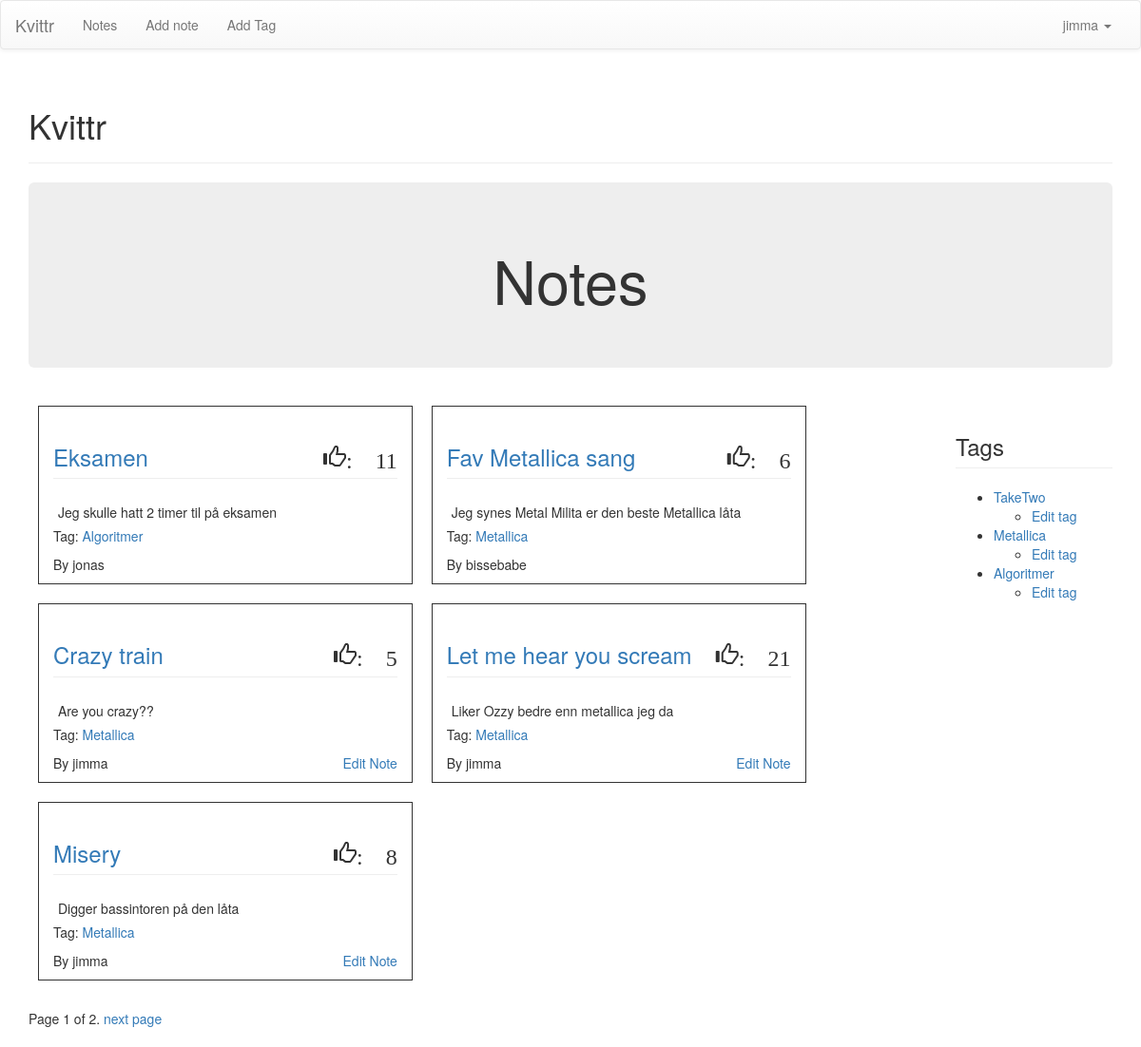
/notes/ (signed in), run on an earlier commit of the app's database.
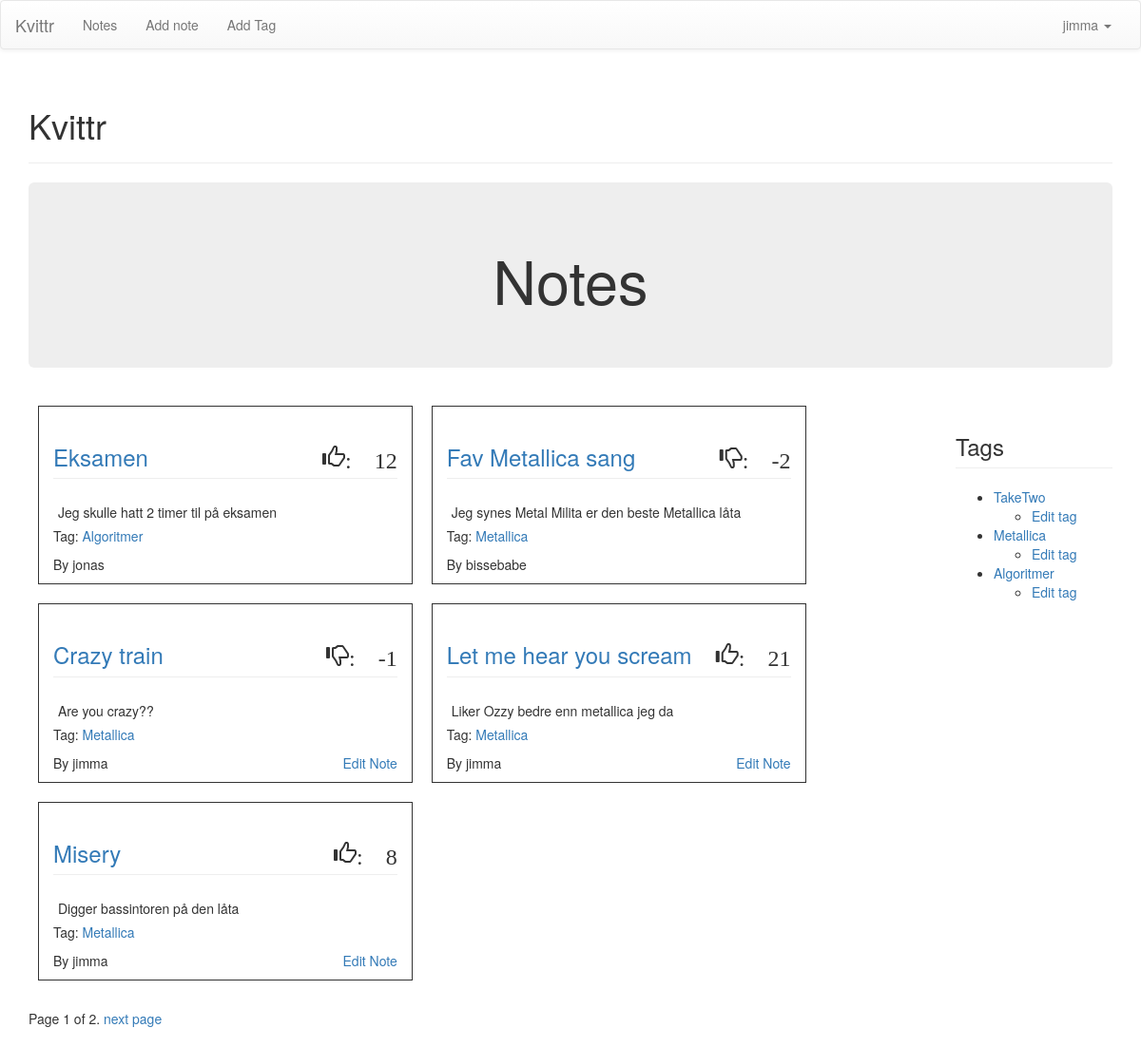
And on a later commit of the database.
### notes/models.py (models this page shows, shortened)
class Note(models.Model):
	label = models.CharField(max_length = 30)
	body = models.TextField()
	timestamp = models.DateTimeField(auto_now_add=True)
	tags = models.ManyToManyField('Tag', related_name='notes')
	author = models.ForeignKey(User)
	num_likes = models.PositiveIntegerField(default=0)

### notes/views.py (the view)
def index_view(request):
	notes = Note.objects.all().order_by('-timestamp')
	page_number = request.GET.get('page')
	paginator = Paginator(notes, 5)
	try:
		notes = paginator.page(page_number)
	except PageNotAnInteger:
		notes = paginator.page(1)
	except EmptyPage:
		notes = paginator.page(paginator.num_pages)
	if request.user.is_authenticated():
		user = request.user
	tags = Tag.objects.all()
	context = {
		'notes': notes,
		'tags': tags
		}
	return render (request, 'notes/index.html', context)

### notes/models.py (called while the page is built)
	def __unicode__(self):
		return self.label

### templates/notes/index.html (shortened to what this page needs)
{% extends 'base.html' %}
{% block pagecontent %}
<div class="jumbotron">
	<h1 align="center">Notes</h1>
</div>
<div class="row">
{% if user.is_authenticated %}
	<div class="col-sm-10">
		{% if notes%}
			{% for note in notes %}
				<div class="col-sm-5" style="border: 1px solid; margin: 10px;">
					<h3 class="page-header"><a href="{% url 'notes:detailnote'%}?id={{note.id}}"> {{ note.label }} </a>
						{% if note.num_likes > 0 %}
							<span style="float: right;" class="glyphicon glyphicon-thumbs-up">: {{ note.num_likes }} </span>
						{% else %}
							<span style="float:right;" class="glyphicon glyphicon-thumbs-down">: {{ note.num_likes }}</span>
						{% endif %}
					</h3>
					<div style="padding: 5px;">
						{{ note.body }}
					</div>
					{% for tag in note.tags.all %}
						<p>Tag: <a href="{% url 'notes:tagsearch' slug=tag.slug %}">{{tag}}</a></p>
					{% endfor %}
					<div>
						<p style="float: left;">By {{ note.author }}</p>
						{% if note and note.author == request.user %}
						<a style="float: right;" href="{% url 'notes:addnote' %}?id={{note.id}}">Edit Note</a>
						{% endif %}
					</div>
				</div>
			{% endfor %}
		{% else %}
			<div class="col-sm-12">
				<h3>No notes yet</h3>
			</div>
		{% endif %}
	</div>
	<div class="col-sm-2">
		<h3 class="page-header">Tags</h3>
		<ul>
			{% if tags %}
				{% for tag in tags %}
					<li>
						<a href="{% url 'notes:tagsearch' slug=tag.slug %}">{{tag}}</a>
						<ul>
							<li>
								<a href="{% url 'notes:addtag' %}?id={{tag.id}}">Edit tag</a>
							</li>
						</ul>
					</li>
				{% endfor %}
			{% else %}
				<div class="alert alert-warning">No tags yet</div>
			{% endif %}
		</ul>
	</div>
{% endif %}
</div>
<div class="pagination">
              <span class"step-links">
                <span class="current">
                  Page {{ notes.number }} of {{ notes.paginator.num_pages }}.
                </span>
                {% if notes.has_next %}
                  <a href="?page={{ notes.next_page_number }}">next page</a>
                {% endif %}
              </span>
          </div>
{% endblock pagecontent %}

What changed in the data, as far as the page shows it:
changed Note "Eksamen": num_likes "11" → "12"
changed Note "Fav Metallica sang": num_likes "6" → "-2"
changed Note "Crazy train": num_likes "5" → "-1"
